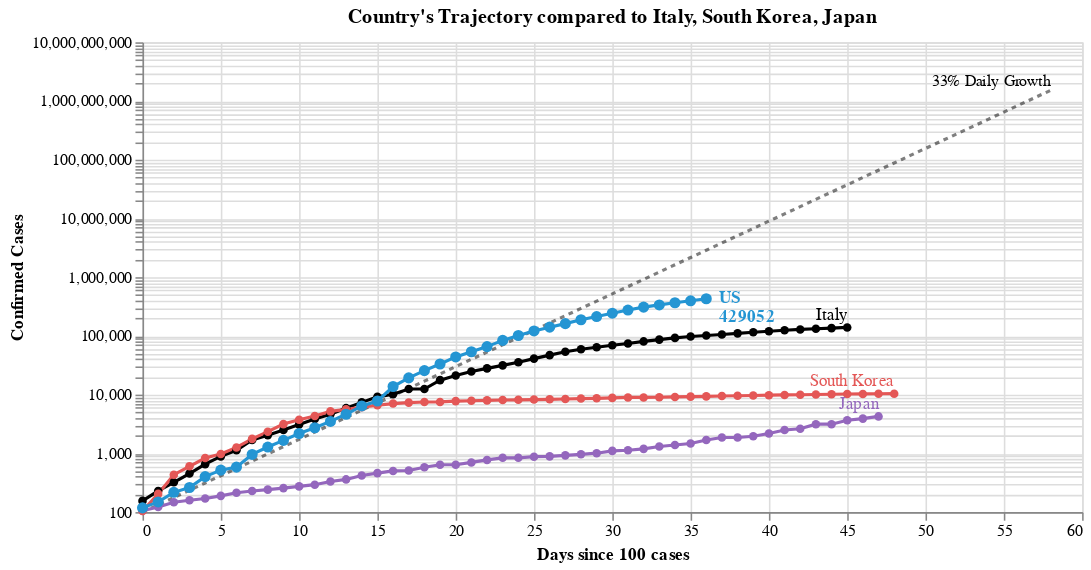

The cell this chart's notebook holds for it:
### Markdown cell above
Select a country from the drop down list below to toggle  the visualization.

### Code cell
#hide_input
base = alt.Chart(dff2, width=600).encode(
    x='Days since 100 cases:Q',
    y=alt.Y('Confirmed Cases:Q', scale=alt.Scale(type='log')),
    color=alt.Color('Country:N', scale=alt.Scale(domain=color_domain, range=color_range), legend=None),
    tooltip=['Country', 'Date', 'Confirmed Cases', 'Days since 100 cases']
)

country_selection = alt.selection_single(
    name='Select', fields=['Country'], 
    bind=alt.binding_select(options=list(sorted(set(countries) - set(baseline_countries)))),
    init={'Country': 'US'})

date_filter = alt.datum['Date'] >= int(max_date.timestamp() * 1000)
base2 = base.transform_filter(alt.FieldOneOfPredicate('Country', baseline_countries))
base3 = base.transform_filter(country_selection)
base4 = base3.transform_filter(date_filter)

max_day = dff2['Days since 100 cases'].max()
ref = pd.DataFrame([[x, 100*1.33**x] for x in range(max_day+1)], columns=['Days since 100 cases', 'Confirmed Cases'])
base_ref = alt.Chart(ref).encode(x='Days since 100 cases:Q', y='Confirmed Cases:Q')
base_ref_f = base_ref.transform_filter(alt.datum['Days since 100 cases'] >= max_day)

chart5 = (
 base_ref.mark_line(color='black', opacity=.5, strokeDash=[3,3]) + 
 base_ref_f.mark_text(dy=-6, align='right', fontSize=10, text='33% Daily Growth') + 
 base2.mark_line(point=True, tooltip=True) +
 base3.mark_line(point={'size':50}, tooltip=True) +
 base2.transform_filter(date_filter).mark_text(dy=-8, align='right').encode(text='Country:N') +
 base4.mark_text(dx=8, align='left', fontWeight='bold').encode(text='Country:N') +
 base4.mark_text(dx=8, dy=12, align='left', fontWeight='bold').encode(text='Confirmed Cases:Q')
).add_selection(country_selection).properties(
    title=f"Country's Trajectory compared to {', '.join(baseline_countries)}"
)
chart5

### Figure 1 — Vega-Lite specification as saved in the notebook (floating-point values rounded to 4 significant figures; data arrays with more than 128 entries replaced by an {"elided": "..."} marker saying what was removed)
{"config": {"view": {"continuousWidth": 400, "continuousHeight": 300}}, "layer": [{"mark": {"type": "line", "color": "black", "opacity": 0.5, "strokeDash": [3, 3]}, "encoding": {"x": {"type": "quantitative", "field": "Days since 100 cases"}, "y": {"type": "quantitative", "field": "Confirmed Cases"}}, "selection": {"Select": {"type": "single", "fields": ["Country"], "bind": {"input": "select", "options": ["Algeria", "Argentina", "Armenia", "Australia", "Austria", "Azerbaijan", "Bahrain", "Belarus", "Belgium", "Bosnia and Herzegovina", "Brazil", "Cameroon", "Canada", "Chile", "Colombia", "Croatia", "Czechia", "Denmark", "Diamond Princess", "Dominican Republic", "Ecuador", "Egypt", "Estonia", "Finland", "France", "Germany", "Greece", "Hungary", "Iceland", "India", "Indonesia", "Iran", "Iraq", "Ireland", "Israel", "Kazakhstan", "Kuwait", "Lithuania", "Luxembourg", "Malaysia", "Mexico", "Moldova", "Morocco", "Netherlands", "New Zealand", "Norway", "Pakistan", "Panama", "Peru", "Philippines", "Poland", "Portugal", "Qatar", "Romania", "Russia", "Saudi Arabia", "Serbia", "Singapore", "Slovenia", "South Africa", "Spain", "Sweden", "Switzerland", "Thailand", "Turkey", "US", "Ukraine", "United Arab Emirates", "United Kingdom"]}, "init": {"Country": "US"}}}}, {"mark": {"type": "text", "align": "right", "dy": -6, "fontSize": 10, "text": "33% Daily Growth"}, "encoding": {"x": {"type": "quantitative", "field": "Days since 100 cases"}, "y": {"type": "quantitative", "field": "Confirmed Cases"}}, "transform": [{"filter": "(datum['Days since 100 cases'] >= 58)"}]}, {"data": {"name": "data-8869de846691bbfd8968a82d422f7e0f"}, "mark": {"type": "line", "point": true, "tooltip": true}, "encoding": {"color": {"type": "nominal", "field": "Country", "legend": null, "scale": {"domain": ["Algeria", "Argentina", "Armenia", "Australia", "Austria", "Azerbaijan", "Bahrain", "Belarus", "Belgium", "Bosnia and Herzegovina", "Brazil", "Cameroon", "Canada", "Chile", "Colombia", "Croatia", "Czechia", "Denmark", "Diamond Princess", "Dominican Republic", "Ecuador", "Egypt", "Estonia", "Finland", "France", "Germany", "Greece", "Hungary", "Iceland", "India", "Indonesia", "Iran", "Iraq", "Ireland", "Israel", "Italy", "Japan", "Kazakhstan", "Kuwait", "Lithuania", "Luxembourg", "Malaysia", "Mexico", "Moldova", "Morocco", "Netherlands", "New Zealand", "Norway", "Pakistan", "Panama", "Peru", "Philippines", "Poland", "Portugal", "Qatar", "Romania", "Russia", "Saudi Arabia", "Serbia", "Singapore", "Slovenia", "South Africa", "South Korea", "Spain", "Sweden", "Switzerland", "Thailand", "Turkey", "US", "Ukraine", "United Arab Emirates", "United Kingdom"], "range": ["#C1B7AD", "#C1B7AD", "#C1B7AD", "#C1B7AD", "#C1B7AD", "#C1B7AD", "#C1B7AD", "#C1B7AD", "#C1B7AD", "#C1B7AD", "#C1B7AD", "#C1B7AD", "#C1B7AD", "#C1B7AD", "#C1B7AD", "#C1B7AD", "#C1B7AD", "#C1B7AD", "#C1B7AD", "#C1B7AD", "#C1B7AD", "#C1B7AD", "#C1B7AD", "#C1B7AD", "#F58518", "#9D755D", "#C1B7AD", "#C1B7AD", "#C1B7AD", "#C1B7AD", "#C1B7AD", "#A1BA59", "#C1B7AD", "#C1B7AD", "#C1B7AD", "black", "#9467bd", "#C1B7AD", "#C1B7AD", "#C1B7AD", "#C1B7AD", "#C1B7AD", "#C1B7AD", "#C1B7AD", "#C1B7AD", "#C1B7AD", "#C1B7AD", "#C1B7AD", "#C1B7AD", "#C1B7AD", "#C1B7AD", "#C1B7AD", "#C1B7AD", "#C1B7AD", "#C1B7AD", "#C1B7AD", "#C1B7AD", "#C1B7AD", "#C1B7AD", "#C1B7AD", "#C1B7AD", "#C1B7AD", "#E45756", "#F58518", "#C1B7AD", "#9D755D", "#C1B7AD", "#C1B7AD", "#2495D3", "#C1B7AD", "#C1B7AD", "#2495D3"]}}, "tooltip": [{"type": "nominal", "field": "Country"}, {"type": "temporal", "field": "Date"}, {"type": "quantitative", "field": "Confirmed Cases"}, {"type": "quantitative", "field": "Days since 100 cases"}], "x": {"type": "quantitative", "field": "Days since 100 cases"}, "y": {"type": "quantitative", "field": "Confirmed Cases", "scale": {"type": "log"}}}, "transform": [{"filter": {"field": "Country", "oneOf": ["Italy", "South Korea", "Japan"]}}], "width": 600}, {"data": {"name": "data-8869de846691bbfd8968a82d422f7e0f"}, "mark": {"type": "line", "point": {"size": 50}, "tooltip": true}, "encoding": {"color": {"type": "nominal", "field": "Country", "legend": null, "scale": {"domain": ["Algeria", "Argentina", "Armenia", "Australia", "Austria", "Azerbaijan", "Bahrain", "Belarus", "Belgium", "Bosnia and Herzegovina", "Brazil", "Cameroon", "Canada", "Chile", "Colombia", "Croatia", "Czechia", "Denmark", "Diamond Princess", "Dominican Republic", "Ecuador", "Egypt", "Estonia", "Finland", "France", "Germany", "Greece", "Hungary", "Iceland", "India", "Indonesia", "Iran", "Iraq", "Ireland", "Israel", "Italy", "Japan", "Kazakhstan", "Kuwait", "Lithuania", "Luxembourg", "Malaysia", "Mexico", "Moldova", "Morocco", "Netherlands", "New Zealand", "Norway", "Pakistan", "Panama", "Peru", "Philippines", "Poland", "Portugal", "Qatar", "Romania", "Russia", "Saudi Arabia", "Serbia", "Singapore", "Slovenia", "South Africa", "South Korea", "Spain", "Sweden", "Switzerland", "Thailand", "Turkey", "US", "Ukraine", "United Arab Emirates", "United Kingdom"], "range": ["#C1B7AD", "#C1B7AD", "#C1B7AD", "#C1B7AD", "#C1B7AD", "#C1B7AD", "#C1B7AD", "#C1B7AD", "#C1B7AD", "#C1B7AD", "#C1B7AD", "#C1B7AD", "#C1B7AD", "#C1B7AD", "#C1B7AD", "#C1B7AD", "#C1B7AD", "#C1B7AD", "#C1B7AD", "#C1B7AD", "#C1B7AD", "#C1B7AD", "#C1B7AD", "#C1B7AD", "#F58518", "#9D755D", "#C1B7AD", "#C1B7AD", "#C1B7AD", "#C1B7AD", "#C1B7AD", "#A1BA59", "#C1B7AD", "#C1B7AD", "#C1B7AD", "black", "#9467bd", "#C1B7AD", "#C1B7AD", "#C1B7AD", "#C1B7AD", "#C1B7AD", "#C1B7AD", "#C1B7AD", "#C1B7AD", "#C1B7AD", "#C1B7AD", "#C1B7AD", "#C1B7AD", "#C1B7AD", "#C1B7AD", "#C1B7AD", "#C1B7AD", "#C1B7AD", "#C1B7AD", "#C1B7AD", "#C1B7AD", "#C1B7AD", "#C1B7AD", "#C1B7AD", "#C1B7AD", "#C1B7AD", "#E45756", "#F58518", "#C1B7AD", "#9D755D", "#C1B7AD", "#C1B7AD", "#2495D3", "#C1B7AD", "#C1B7AD", "#2495D3"]}}, "tooltip": [{"type": "nominal", "field": "Country"}, {"type": "temporal", "field": "Date"}, {"type": "quantitative", "field": "Confirmed Cases"}, {"type": "quantitative", "field": "Days since 100 cases"}], "x": {"type": "quantitative", "field": "Days since 100 cases"}, "y": {"type": "quantitative", "field": "Confirmed Cases", "scale": {"type": "log"}}}, "transform": [{"filter": {"selection": "Select"}}], "width": 600}, {"data": {"name": "data-8869de846691bbfd8968a82d422f7e0f"}, "mark": {"type": "text", "align": "right", "dy": -8}, "encoding": {"color": {"type": "nominal", "field": "Country", "legend": null, "scale": {"domain": ["Algeria", "Argentina", "Armenia", "Australia", "Austria", "Azerbaijan", "Bahrain", "Belarus", "Belgium", "Bosnia and Herzegovina", "Brazil", "Cameroon", "Canada", "Chile", "Colombia", "Croatia", "Czechia", "Denmark", "Diamond Princess", "Dominican Republic", "Ecuador", "Egypt", "Estonia", "Finland", "France", "Germany", "Greece", "Hungary", "Iceland", "India", "Indonesia", "Iran", "Iraq", "Ireland", "Israel", "Italy", "Japan", "Kazakhstan", "Kuwait", "Lithuania", "Luxembourg", "Malaysia", "Mexico", "Moldova", "Morocco", "Netherlands", "New Zealand", "Norway", "Pakistan", "Panama", "Peru", "Philippines", "Poland", "Portugal", "Qatar", "Romania", "Russia", "Saudi Arabia", "Serbia", "Singapore", "Slovenia", "South Africa", "South Korea", "Spain", "Sweden", "Switzerland", "Thailand", "Turkey", "US", "Ukraine", "United Arab Emirates", "United Kingdom"], "range": ["#C1B7AD", "#C1B7AD", "#C1B7AD", "#C1B7AD", "#C1B7AD", "#C1B7AD", "#C1B7AD", "#C1B7AD", "#C1B7AD", "#C1B7AD", "#C1B7AD", "#C1B7AD", "#C1B7AD", "#C1B7AD", "#C1B7AD", "#C1B7AD", "#C1B7AD", "#C1B7AD", "#C1B7AD", "#C1B7AD", "#C1B7AD", "#C1B7AD", "#C1B7AD", "#C1B7AD", "#F58518", "#9D755D", "#C1B7AD", "#C1B7AD", "#C1B7AD", "#C1B7AD", "#C1B7AD", "#A1BA59", "#C1B7AD", "#C1B7AD", "#C1B7AD", "black", "#9467bd", "#C1B7AD", "#C1B7AD", "#C1B7AD", "#C1B7AD", "#C1B7AD", "#C1B7AD", "#C1B7AD", "#C1B7AD", "#C1B7AD", "#C1B7AD", "#C1B7AD", "#C1B7AD", "#C1B7AD", "#C1B7AD", "#C1B7AD", "#C1B7AD", "#C1B7AD", "#C1B7AD", "#C1B7AD", "#C1B7AD", "#C1B7AD", "#C1B7AD", "#C1B7AD", "#C1B7AD", "#C1B7AD", "#E45756", "#F58518", "#C1B7AD", "#9D755D", "#C1B7AD", "#C1B7AD", "#2495D3", "#C1B7AD", "#C1B7AD", "#2495D3"]}}, "text": {"type": "nominal", "field": "Country"}, "tooltip": [{"type": "nominal", "field": "Country"}, {"type": "temporal", "field": "Date"}, {"type": "quantitative", "field": "Confirmed Cases"}, {"type": "quantitative", "field": "Days since 100 cases"}], "x": {"type": "quantitative", "field": "Days since 100 cases"}, "y": {"type": "quantitative", "field": "Confirmed Cases", "scale": {"type": "log"}}}, "transform": [{"filter": {"field": "Country", "oneOf": ["Italy", "South Korea", "Japan"]}}, {"filter": "(datum['Date'] >= 1586304000000)"}], "width": 600}, {"data": {"name": "data-8869de846691bbfd8968a82d422f7e0f"}, "mark": {"type": "text", "align": "left", "dx": 8, "fontWeight": "bold"}, "encoding": {"color": {"type": "nominal", "field": "Country", "legend": null, "scale": {"domain": ["Algeria", "Argentina", "Armenia", "Australia", "Austria", "Azerbaijan", "Bahrain", "Belarus", "Belgium", "Bosnia and Herzegovina", "Brazil", "Cameroon", "Canada", "Chile", "Colombia", "Croatia", "Czechia", "Denmark", "Diamond Princess", "Dominican Republic", "Ecuador", "Egypt", "Estonia", "Finland", "France", "Germany", "Greece", "Hungary", "Iceland", "India", "Indonesia", "Iran", "Iraq", "Ireland", "Israel", "Italy", "Japan", "Kazakhstan", "Kuwait", "Lithuania", "Luxembourg", "Malaysia", "Mexico", "Moldova", "Morocco", "Netherlands", "New Zealand", "Norway", "Pakistan", "Panama", "Peru", "Philippines", "Poland", "Portugal", "Qatar", "Romania", "Russia", "Saudi Arabia", "Serbia", "Singapore", "Slovenia", "South Africa", "South Korea", "Spain", "Sweden", "Switzerland", "Thailand", "Turkey", "US", "Ukraine", "United Arab Emirates", "United Kingdom"], "range": ["#C1B7AD", "#C1B7AD", "#C1B7AD", "#C1B7AD", "#C1B7AD", "#C1B7AD", "#C1B7AD", "#C1B7AD", "#C1B7AD", "#C1B7AD", "#C1B7AD", "#C1B7AD", "#C1B7AD", "#C1B7AD", "#C1B7AD", "#C1B7AD", "#C1B7AD", "#C1B7AD", "#C1B7AD", "#C1B7AD", "#C1B7AD", "#C1B7AD", "#C1B7AD", "#C1B7AD", "#F58518", "#9D755D", "#C1B7AD", "#C1B7AD", "#C1B7AD", "#C1B7AD", "#C1B7AD", "#A1BA59", "#C1B7AD", "#C1B7AD", "#C1B7AD", "black", "#9467bd", "#C1B7AD", "#C1B7AD", "#C1B7AD", "#C1B7AD", "#C1B7AD", "#C1B7AD", "#C1B7AD", "#C1B7AD", "#C1B7AD", "#C1B7AD", "#C1B7AD", "#C1B7AD", "#C1B7AD", "#C1B7AD", "#C1B7AD", "#C1B7AD", "#C1B7AD", "#C1B7AD", "#C1B7AD", "#C1B7AD", "#C1B7AD", "#C1B7AD", "#C1B7AD", "#C1B7AD", "#C1B7AD", "#E45756", "#F58518", "#C1B7AD", "#9D755D", "#C1B7AD", "#C1B7AD", "#2495D3", "#C1B7AD", "#C1B7AD", "#2495D3"]}}, "text": {"type": "nominal", "field": "Country"}, "tooltip": [{"type": "nominal", "field": "Country"}, {"type": "temporal", "field": "Date"}, {"type": "quantitative", "field": "Confirmed Cases"}, {"type": "quantitative", "field": "Days since 100 cases"}], "x": {"type": "quantitative", "field": "Days since 100 cases"}, "y": {"type": "quantitative", "field": "Confirmed Cases", "scale": {"type": "log"}}}, "transform": [{"filter": {"selection": "Select"}}, {"filter": "(datum['Date'] >= 1586304000000)"}], "width": 600}, {"data": {"name": "data-8869de846691bbfd8968a82d422f7e0f"}, "mark": {"type": "text", "align": "left", "dx": 8, "dy": 12, "fontWeight": "bold"}, "encoding": {"color": {"type": "nominal", "field": "Country", "legend": null, "scale": {"domain": ["Algeria", "Argentina", "Armenia", "Australia", "Austria", "Azerbaijan", "Bahrain", "Belarus", "Belgium", "Bosnia and Herzegovina", "Brazil", "Cameroon", "Canada", "Chile", "Colombia", "Croatia", "Czechia", "Denmark", "Diamond Princess", "Dominican Republic", "Ecuador", "Egypt", "Estonia", "Finland", "France", "Germany", "Greece", "Hungary", "Iceland", "India", "Indonesia", "Iran", "Iraq", "Ireland", "Israel", "Italy", "Japan", "Kazakhstan", "Kuwait", "Lithuania", "Luxembourg", "Malaysia", "Mexico", "Moldova", "Morocco", "Netherlands", "New Zealand", "Norway", "Pakistan", "Panama", "Peru", "Philippines", "Poland", "Portugal", "Qatar", "Romania", "Russia", "Saudi Arabia", "Serbia", "Singapore", "Slovenia", "South Africa", "South Korea", "Spain", "Sweden", "Switzerland", "Thailand", "Turkey", "US", "Ukraine", "United Arab Emirates", "United Kingdom"], "range": ["#C1B7AD", "#C1B7AD", "#C1B7AD", "#C1B7AD", "#C1B7AD", "#C1B7AD", "#C1B7AD", "#C1B7AD", "#C1B7AD", "#C1B7AD", "#C1B7AD", "#C1B7AD", "#C1B7AD", "#C1B7AD", "#C1B7AD", "#C1B7AD", "#C1B7AD", "#C1B7AD", "#C1B7AD", "#C1B7AD", "#C1B7AD", "#C1B7AD", "#C1B7AD", "#C1B7AD", "#F58518", "#9D755D", "#C1B7AD", "#C1B7AD", "#C1B7AD", "#C1B7AD", "#C1B7AD", "#A1BA59", "#C1B7AD", "#C1B7AD", "#C1B7AD", "black", "#9467bd", "#C1B7AD", "#C1B7AD", "#C1B7AD", "#C1B7AD", "#C1B7AD", "#C1B7AD", "#C1B7AD", "#C1B7AD", "#C1B7AD", "#C1B7AD", "#C1B7AD", "#C1B7AD", "#C1B7AD", "#C1B7AD", "#C1B7AD", "#C1B7AD", "#C1B7AD", "#C1B7AD", "#C1B7AD", "#C1B7AD", "#C1B7AD", "#C1B7AD", "#C1B7AD", "#C1B7AD", "#C1B7AD", "#E45756", "#F58518", "#C1B7AD", "#9D755D", "#C1B7AD", "#C1B7AD", "#2495D3", "#C1B7AD", "#C1B7AD", "#2495D3"]}}, "text": {"type": "quantitative", "field": "Confirmed Cases"}, "tooltip": [{"type": "nominal", "field": "Country"}, {"type": "temporal", "field": "Date"}, {"type": "quantitative", "field": "Confirmed Cases"}, {"type": "quantitative", "field": "Days since 100 cases"}], "x": {"type": "quantitative", "field": "Days since 100 cases"}, "y": {"type": "quantitative", "field": "Confirmed Cases", "scale": {"type": "log"}}}, "transform": [{"filter": {"selection": "Select"}}, {"filter": "(datum['Date'] >= 1586304000000)"}], "width": 600}], "data": {"name": "data-d0995df67a312cadc0bfa06f90b57fab"}, "title": "Country's Trajectory compared to Italy, South Korea, Japan", "$schema": "https://vega.github.io/schema/vega-lite/v4.8.1.json", "datasets": {"data-d0995df67a312cadc0bfa06f90b57fab": [{"Days since 100 cases": 0, "Confirmed Cases": 100.0}, {"Days since 100 cases": 1, "Confirmed Cases": 133.0}, {"Days since 100 cases": 2, "Confirmed Cases": 176.9}, {"Days since 100 cases": 3, "Confirmed Cases": 235.3}, {"Days since 100 cases": 4, "Confirmed Cases": 312.9}, {"Days since 100 cases": 5, "Confirmed Cases": 416.2}, {"Days since 100 cases": 6, "Confirmed Cases": 553.5}, {"Days since 100 cases": 7, "Confirmed Cases": 736.1}, {"Days since 100 cases": 8, "Confirmed Cases": 979.1}, {"Days since 100 cases": 9, "Confirmed Cases": 1302.0}, {"Days since 100 cases": 10, "Confirmed Cases": 1732.0}, {"Days since 100 cases": 11, "Confirmed Cases": 2303.0}, {"Days since 100 cases": 12, "Confirmed Cases": 3064.0}, {"Days since 100 cases": 13, "Confirmed Cases": 4074.0}, {"Days since 100 cases": 14, "Confirmed Cases": 5419.0}, {"Days since 100 cases": 15, "Confirmed Cases": 7207.0}, {"Days since 100 cases": 16, "Confirmed Cases": 9586.0}, {"Days since 100 cases": 17, "Confirmed Cases": 12750.0}, {"Days since 100 cases": 18, "Confirmed Cases": 16960.0}, {"Days since 100 cases": 19, "Confirmed Cases": 22550.0}, {"Days since 100 cases": 20, "Confirmed Cases": 29990.0}, {"Days since 100 cases": 21, "Confirmed Cases": 39890.0}, {"Days since 100 cases": 22, "Confirmed Cases": 53060.0}, {"Days since 100 cases": 23, "Confirmed Cases": 70560.0}, {"Days since 100 cases": 24, "Confirmed Cases": 93850.0}, {"Days since 100 cases": 25, "Confirmed Cases": 124800.0}, {"Days since 100 cases": 26, "Confirmed Cases": 166000.0}, {"Days since 100 cases": 27, "Confirmed Cases": 220800.0}, {"Days since 100 cases": 28, "Confirmed Cases": 293700.0}, {"Days since 100 cases": 29, "Confirmed Cases": 390600.0}, {"Days since 100 cases": 30, "Confirmed Cases": 519500.0}, {"Days since 100 cases": 31, "Confirmed Cases": 690900.0}, {"Days since 100 cases": 32, "Confirmed Cases": 918900.0}, {"Days since 100 cases": 33, "Confirmed Cases": 1222000.0}, {"Days since 100 cases": 34, "Confirmed Cases": 1625000.0}, {"Days since 100 cases": 35, "Confirmed Cases": 2162000.0}, {"Days since 100 cases": 36, "Confirmed Cases": 2875000.0}, {"Days since 100 cases": 37, "Confirmed Cases": 3824000.0}, {"Days since 100 cases": 38, "Confirmed Cases": 5086000.0}, {"Days since 100 cases": 39, "Confirmed Cases": 6764000.0}, {"Days since 100 cases": 40, "Confirmed Cases": 8996000.0}, {"Days since 100 cases": 41, "Confirmed Cases": 11970000.0}, {"Days since 100 cases": 42, "Confirmed Cases": 15910000.0}, {"Days since 100 cases": 43, "Confirmed Cases": 21170000.0}, {"Days since 100 cases": 44, "Confirmed Cases": 28150000.0}, {"Days since 100 cases": 45, "Confirmed Cases": 37440000.0}, {"Days since 100 cases": 46, "Confirmed Cases": 49790000.0}, {"Days since 100 cases": 47, "Confirmed Cases": 66230000.0}, {"Days since 100 cases": 48, "Confirmed Cases": 88080000.0}, {"Days since 100 cases": 49, "Confirmed Cases": 117100000.0}, {"Days since 100 cases": 50, "Confirmed Cases": 155800000.0}, {"Days since 100 cases": 51, "Confirmed Cases": 207200000.0}, {"Days since 100 cases": 52, "Confirmed Cases": 275600000.0}, {"Days since 100 cases": 53, "Confirmed Cases": 366600000.0}, {"Days since 100 cases": 54, "Confirmed Cases": 487500000.0}, {"Days since 100 cases": 55, "Confirmed Cases": 648400000.0}, {"Days since 100 cases": 56, "Confirmed Cases": 862400000.0}, {"Days since 100 cases": 57, "Confirmed Cases": 1147000000.0}, {"Days since 100 cases": 58, "Confirmed Cases": 1525000000.0}], "data-8869de846691bbfd8968a82d422f7e0f": {"elided": "1945 records"}}}
